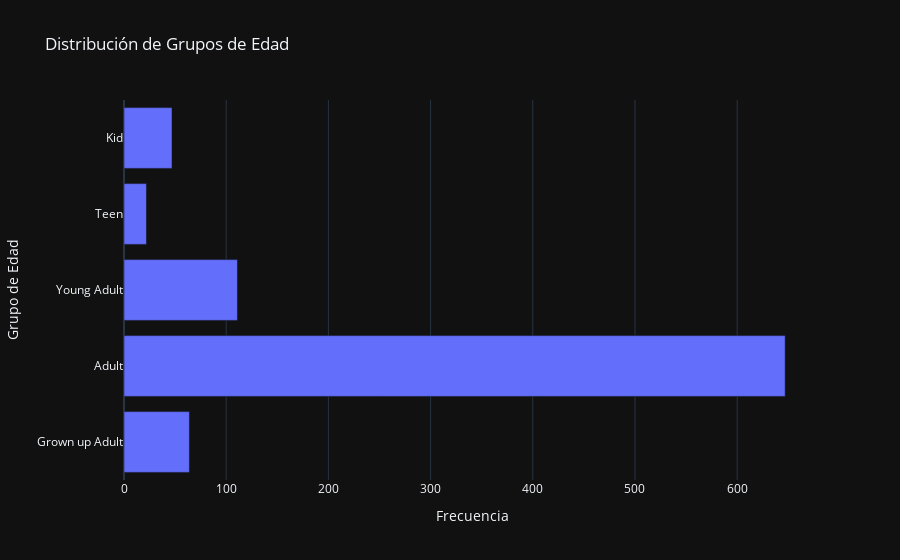

Write notebook code for a chart like this one.
### Markdown cell above
#### AGE GROUPS

### Code cell
#Let's take a look into the agr group distribution

import plotly.graph_objects as go
# Calculate frequency of each category
Age_Group_freq = df_prepro['Age_Group'].value_counts()
order = ['Grown up Adult', 'Adult', 'Young Adult', 'Teen', 'Kid', ]
Age_Group_freq = Age_Group_freq.loc[order]

# Create a Plotly bar chart
fig = go.Figure()
fig.add_trace(go.Bar(y=Age_Group_freq.index, x=Age_Group_freq.values,orientation='h'))

# Set layout and style
fig.update_layout(
    template="plotly_dark",
    title='Distribución de Grupos de Edad',
    xaxis_title='Frecuencia',
    yaxis_title='Grupo de Edad',
)

# Show 
fig.show()

### Figure 1 — Plotly figure (JSON) as saved in the notebook; plotly's stock layout.template omitted (floating-point values rounded to 4 significant figures)
{"data": [{"orientation": "h", "type": "bar", "x": [64, 647, 111, 22, 47], "y": ["Grown up Adult", "Adult", "Young Adult", "Teen", "Kid"]}], "layout": {"title": {"text": "Distribución de Grupos de Edad"}, "xaxis": {"title": {"text": "Frecuencia"}}, "yaxis": {"title": {"text": "Grupo de Edad"}}}}
